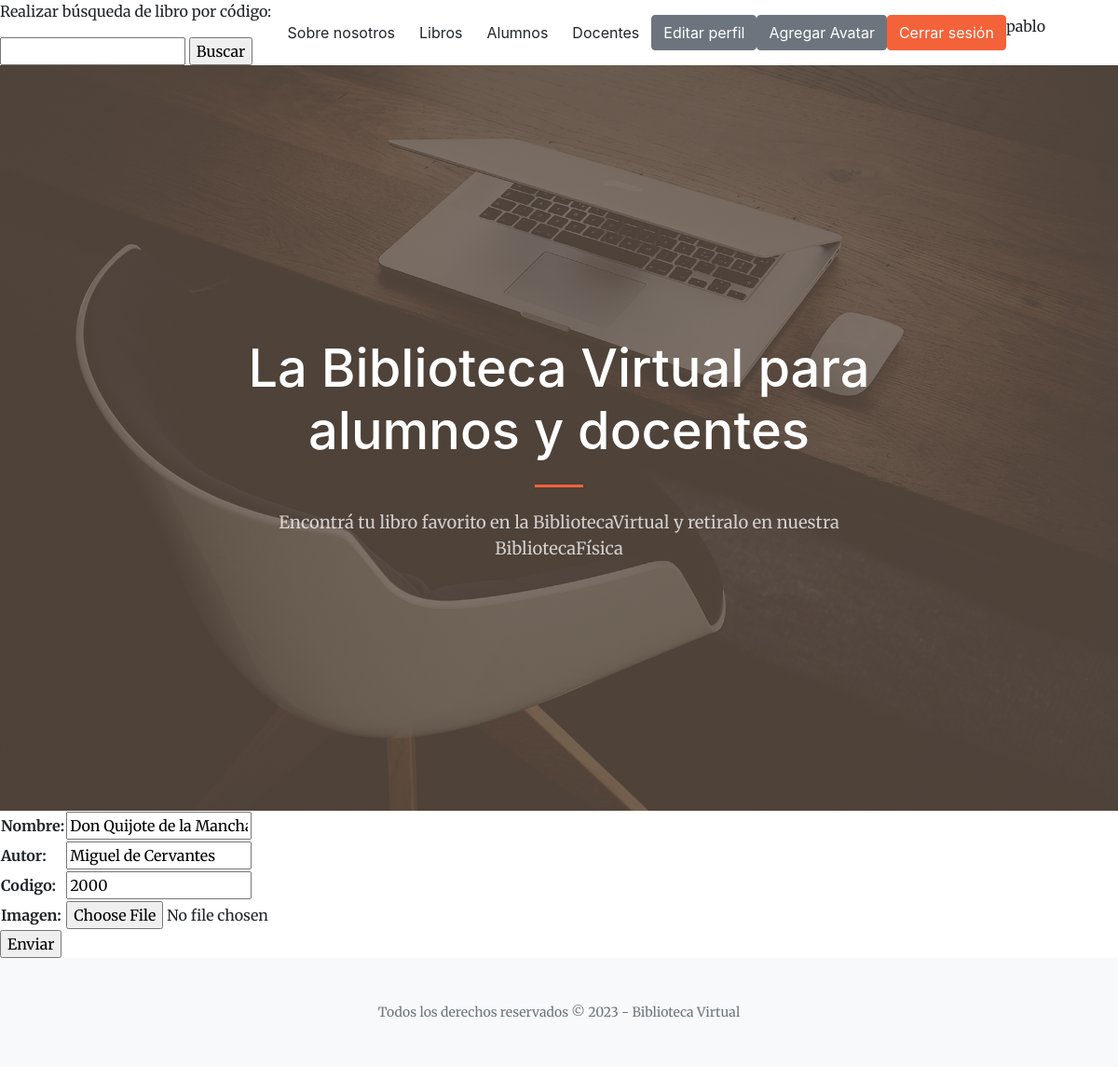
/BibliotecaVirtual/editarLibro/Don Quijote de la Mancha/ (signed in), run on the app's committed database.
### BibliotecaVirtual/models.py (models this page shows, shortened)
class Libro(models.Model):
    nombre = models.CharField(max_length=60)
    autor = models.CharField(max_length=40)
    codigo = models.IntegerField()
    tapa = models.ImageField(upload_to='tapas', null=True, blank=True)

### BibliotecaVirtual/views.py (the view)
# urls.py: path('editarLibro/<libro_nombre>/', views.editarLibro, name='EditarLibro'),
def editarLibro(request, libro_nombre):
    libro = Libro.objects.get(nombre=libro_nombre)
    if request.method == 'POST':
        miFormulario = LibroFormulario(request.POST)
        print(miFormulario)
        if miFormulario.is_valid:
            informacion = miFormulario.cleaned_data
            libro.nombre = informacion['nombre']
            libro.autor = informacion['autor']
            libro.codigo = informacion['codigo']
            libro.save()
            return render(request, "BibliotecaVirtual/inicio.html")
    else:
        miFormulario = LibroFormulario(initial={'nombre':libro.nombre,
                                                  'autor':libro.autor,
                                                  'codigo':libro.codigo})
        return render(request, "BibliotecaVirtual/editarLibro.html", {"miFormulario":miFormulario, "libro_nombre":libro_nombre})

### BibliotecaVirtual/forms.py
class LibroFormulario(forms.Form):
    nombre = forms.CharField(max_length=60)
    autor = forms.CharField(max_length=40)
    codigo = forms.IntegerField()
    tapa = forms.ImageField(label='Imagen')

### BibliotecaVirtual/templates/BibliotecaVirtual/editarLibro.html (shortened to what this page needs)
{% extends "BibliotecaVirtual/padre.html" %}
{% load static %}
{% block contenidoQueCambia %}
    <form action="" method="POST">{% csrf_token %}
        <table>
            {{ miFormulario.as_table }}
        </table>
        <input type="submit" value="Enviar">
    </form>
{% endblock %}

### BibliotecaVirtual/templates/BibliotecaVirtual/padre.html (shortened to what this page needs)
<!DOCTYPE html>
<html lang="en">
    <head>
        {% load static %}
        <link href="https://cdn.jsdelivr.net/npm/bootstrap-icons@1.5.0/font/bootstrap-icons.css" rel="stylesheet" />
        <link href="https://cdnjs.cloudflare.com/ajax/libs/SimpleLightbox/2.1.0/simpleLightbox.min.css" rel="stylesheet" />
        <link href="{% static 'BibliotecaVirtual/css/styles.css' %}" rel="stylesheet" />
    </head>
    <body id="page-top">
        <form action="/BibliotecaVirtual/buscar" method="GET">
            <p>Realizar búsqueda de libro por código:</p>
            <input type="number" name="codigo" id="codigo">
            <input type="submit" value="Buscar">
        </form>
        <nav class="navbar navbar-expand-lg navbar-light fixed-top py-3" id="mainNav">
            <div class="container px-4 px-lg-5">
                <div class="collapse navbar-collapse" id="navbarResponsive">
                    <ul class="nav nav-pills ms-auto my-2 my-lg-0">
                        <a class="btn btn-terciary" href="{% url 'Inicio' %}">Sobre nosotros</a></li>
                        <a class="btn btn-terciary" href="{% url 'Libros' %}">Libros</a></li>
                        <a class="btn btn-terciary" href="{% url 'Alumnos' %}">Alumnos</a></li>
                        <a class="btn btn-terciary" href="{% url 'Docentes' %}">Docentes</a></li>
                        {% if request.user.is_authenticated %}
                        <a class="btn btn-secondary" href="{% url 'EditarPerfil' %}">Editar perfil</a></li>
                        <a class="btn btn-secondary" href="{% url 'AgregarAvatar' %}">Agregar Avatar</a>
                        <a class="btn btn-primary" href="{% url 'Logout' %}">Cerrar sesión</a></li>
                                {{user.username}}
                        {% endif %}
                    </ul>
                </div>
            </div>
        </nav>
        <header class="masthead">
            <div class="container px-4 px-lg-5 h-100">
                <div class="row gx-4 gx-lg-5 h-100 align-items-center justify-content-center text-center">
                    <div class="col-lg-8 align-self-end">
                        <h1 class="text-white font-weight-bold">La Biblioteca Virtual para alumnos y docentes</h1>
                        <hr class="divider" />
                    </div>
                    <div class="col-lg-8 align-self-baseline">
                        <p class="text-white-75 mb-5">Encontrá tu libro favorito en la BibliotecaVirtual y retiralo en nuestra BibliotecaFísica</p>
                    </div>
                </div>
            </div>
        </header>
        {% block contenidoQueCambia %}
        {% endblock %}
        <footer class="bg-light py-5">
            <div class="container px-4 px-lg-5"><div class="small text-center text-muted">Todos los derechos reservados &copy; 2023 - Biblioteca Virtual</div></div>
        </footer>
    </body>
</html>

### data on the page
Libro: nombre "Don Quijote de la Mancha", autor "Miguel de Cervantes", codigo "2000"

### other printed values
{{ user.username }} "pablo"
